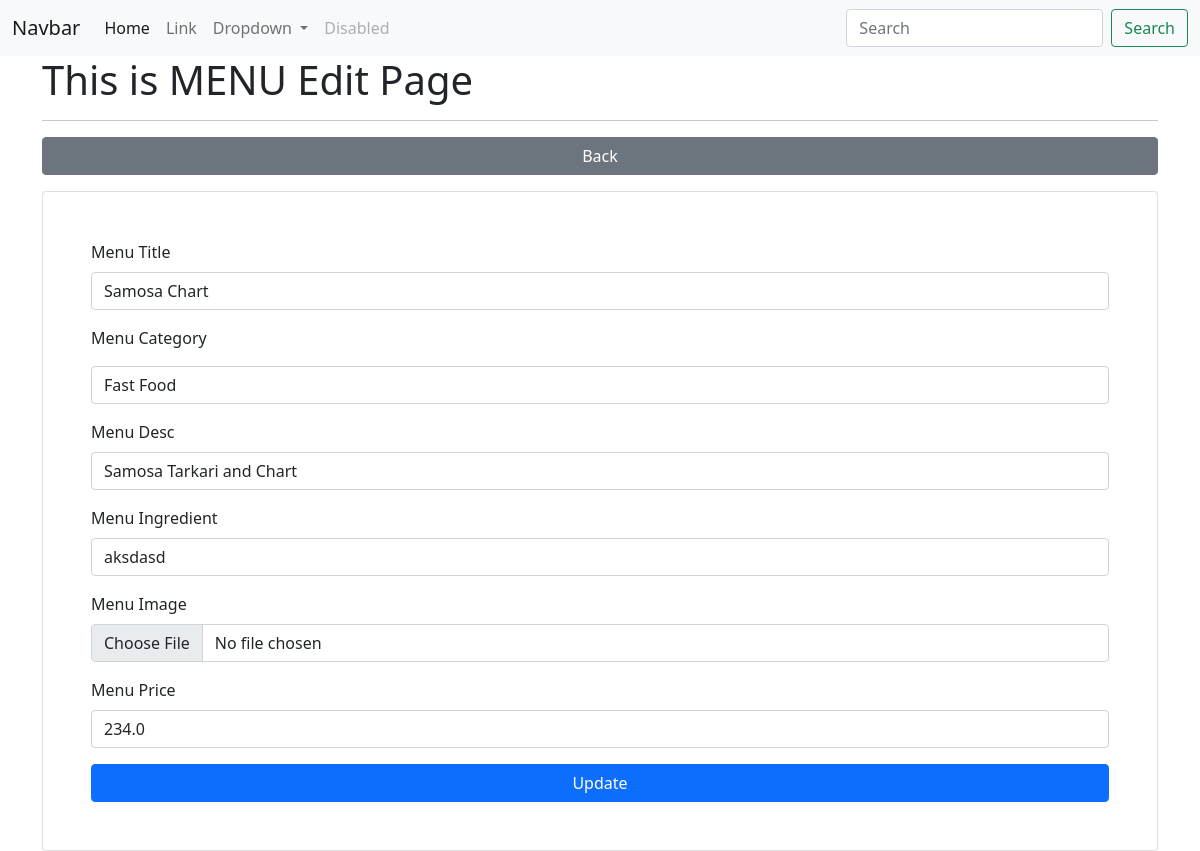
/menu/edit/5/ (signed in), run on an earlier commit of the app's database.
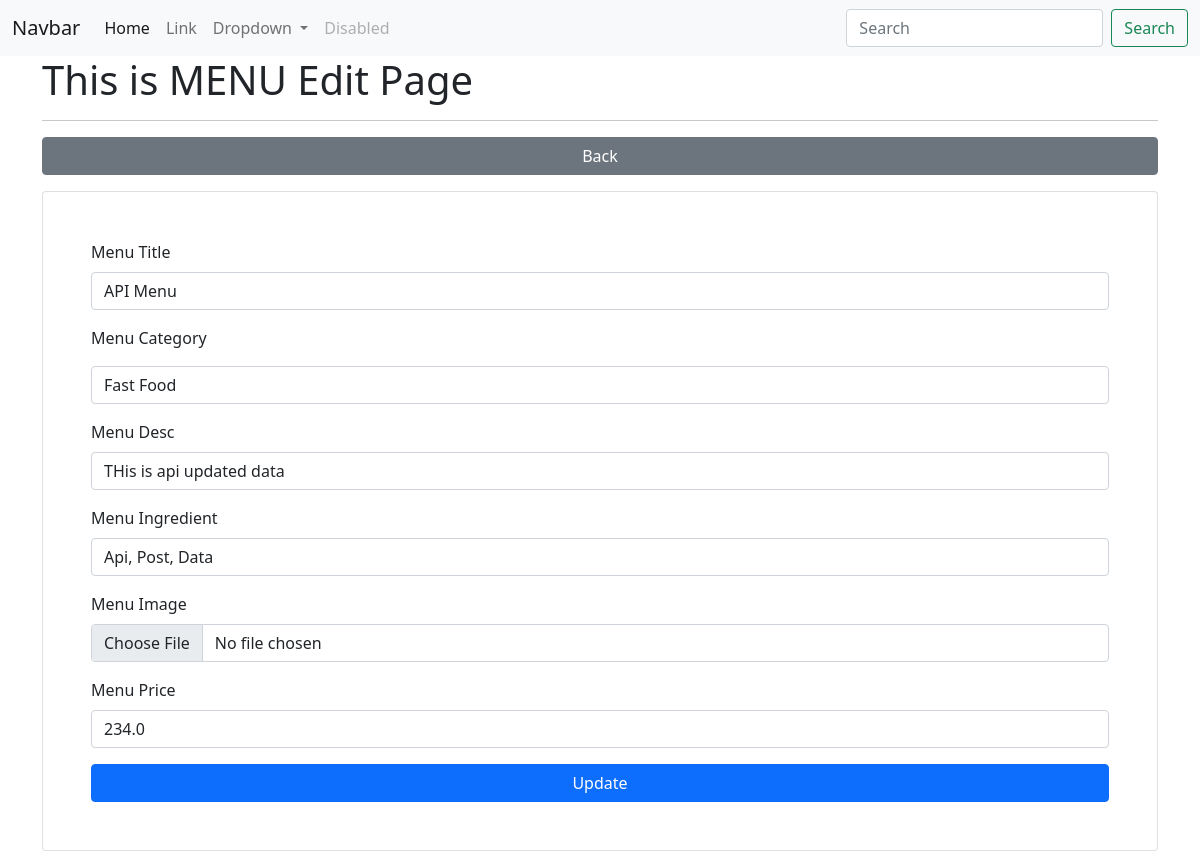
And on a later commit of the database.
### app_restro/models.py (models this page shows, shortened)
class Menu(models.Model):
    menu_title = models.CharField(max_length=200)
    category_id = models.ForeignKey(Category, on_delete=models.CASCADE)
    menu_desc = models.CharField(max_length=200)
    menu_img = models.FileField(upload_to="menu/images/", blank=True)
    menu_ingredient = models.CharField(max_length=200)
    menu_price = models.FloatField()
    class Meta:
        db_table = "app_menus"

### app_restro/views.py (the view)
# urls.py: path('menu/edit/<int:id>/', views.menu_edit, name='menu-edit'),
@login_required(login_url='/authentication/login')
def menu_edit(request, id):
    data = Menu.objects.get(id=id)
    categories = Category.objects.all()
    context = {"data": data, "categories": categories}
    return render(request, 'menus/edit.html', context)

### templates/menus/edit.html (shortened to what this page needs)
{% extends "layouts/master.html" %}
{% block content %}
<div class="container">
    <h1>This is MENU Edit Page</h1>
    <hr>
    <a href="{% url 'menu-list' %}" class="btn btn-secondary col-12 mb-3">Back</a>
    <div class="card p-5">
        <form action="{% url 'menu-update' %}" method="post" enctype="multipart/form-data">
            <div class="form-group mb-3">
                <label for="menu_title">Menu Title</label>
                <input type="text" name="menu_title" class="form-control mt-2" value="{{ data.menu_title }}">
            </div>
            <div class="form-group mb-3">
                <label for="category_id">Menu Category</label>
                <select class="form-control mt-3" name="category_id" id="">
                    {% for val in categories %}
                    <option value="{{ val.id }}">{{ val.category_name }}</option>
                    {% endfor %}
                </select>
            </div>
            <div class="form-group mb-3">
                <label for="menu_desc">Menu Desc</label>
                <input type="text" name="menu_desc" class="form-control mt-2" value="{{ data.menu_desc }}">
            </div>
            <div class="form-group mb-3">
                <label for="menu_ingredient">Menu Ingredient</label>
                <input type="text" name="menu_ingredient" class="form-control mt-2" value="{{ data.menu_ingredient }}">
            </div>
            <div class="form-group mb-3">
                <label for="menu_img">Menu Image</label>
                <input type="file" name="menu_img" class="form-control mt-2" value="{{ data.menu_img }}">
            </div>
            <div class="form-group mb-3">
                <label for="menu_price">Menu Price</label>
                <input type="text" name="menu_price" class="form-control mt-2" value="{{ data.menu_price}}">
            </div>
            <input type="submit" class="btn btn-primary col-12" value="Update">
        </form>
    </div>
</div>
{% endblock %}

What changed in the data, as far as the page shows it:
changed Menu: menu_title "Samosa Chart" → "API Menu"; menu_desc "Samosa Tarkari and Chart" → "THis is api updated data"; menu_ingredient "aksdasd" → "Api, Post, Data"
